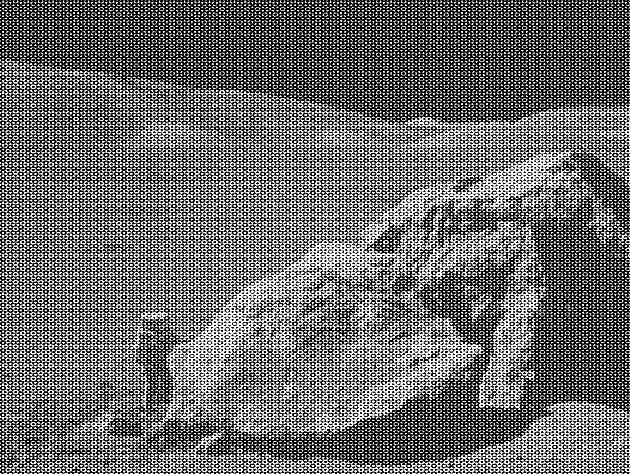
#> input picture moonlanding.png, 630 x 474 px
$ jupyter execute image_denoising.ipynb
#> lines starting #> are read from the running program, lines starting #| are printed output that depends on the picture
[cell 1]
import numpy as np
import matplotlib.pyplot as plt
import cv2

filename = 'moonlanding.png'

# im = cv2.imread(filename)
# noised_im = cv2.cvtColor(im, cv2.COLOR_BGR2GRAY)

im = plt.imread(filename)
#> im is the input picture: shape (474, 630) float32; min 0, max 1, mean 0.424
noised_im = im
# [18 lines of commented-out code are left out]

while True:
   cv2.imshow('Press ESC to quit', noised_im)
   k = cv2.waitKey(1)
#> (key Esc is pressed here)
   if k == 27:
      break
cv2.destroyAllWindows()

[cell 2]
from numpy.fft import fft, ifft, fftshift, ifftshift
from matplotlib.colors import LogNorm


(x, y) = noised_im.shape
#> x = 474; y = 630

def plot_spectrum(im_fft):
    # A logarithmic colormap
    plt.imshow(np.abs(im_fft), norm=LogNorm(vmin=5))
    plt.colorbar()

center_mask_x = np.hstack((np.array(range(1, int(0.5 * x - 0.1 * x))),
                 np.array(range(int(0.5 * x + 0.1 * x), x))))
#> center_mask_x = 378 values from 1 to 473
center_mask_y = np.hstack((np.array(range(1, int(0.5 * y - 0.1 * y))),
                 np.array(range(int(0.5 * y + 0.1 * y), y))))
#> center_mask_y = 503 values from 1 to 629

denoised_im = np.zeros_like(noised_im)

noised_im_fft = fft(noised_im[:,:], axis=0)
noised_im_fft2 = fft(noised_im_fft, axis=1)
noised_im_fft2 = fftshift(noised_im_fft2)
peaks = noised_im_fft2.copy()

# [6 lines of commented-out code are left out]

peaks[center_mask_x, :] = 0
peaks[:,center_mask_y] = 0

# peaks[np.abs(peaks) < 1000*np.abs(peaks.mean())] = 0

ipeaks = ifftshift(peaks)
peaks_fft = ifft(ipeaks, axis=1)
peaks_fft2 = ifft(peaks_fft, axis=0)
denoised_im[:,:] = peaks_fft2  # np.abs(peaks_fft2)
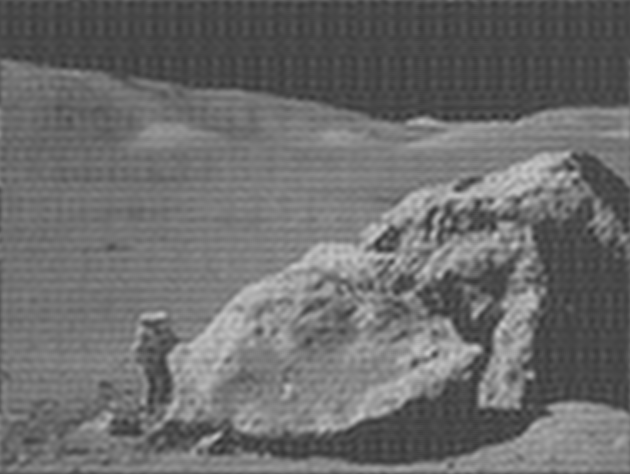
#> denoised_im: shape (474, 630) float32; min 0.182, max 0.792, mean 0.424

plt.figure()
plot_spectrum(noised_im_fft2)
plt.title('Fourier transform')

plt.figure()
plot_spectrum(peaks)
plt.title('Peaks')

plt.figure()
plt.imshow(im)
plt.title('Original Image')
plt.figure()
plt.imshow(denoised_im)
plt.title('Reconstructed Image')
plt.figure()
plt.imshow(noised_im)
plt.title('Noised Image')
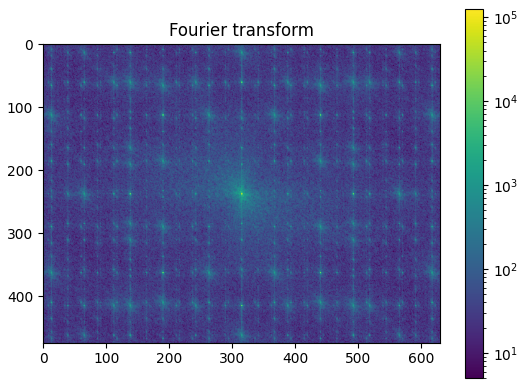
#> figure drawn by matplotlib, 2 panels
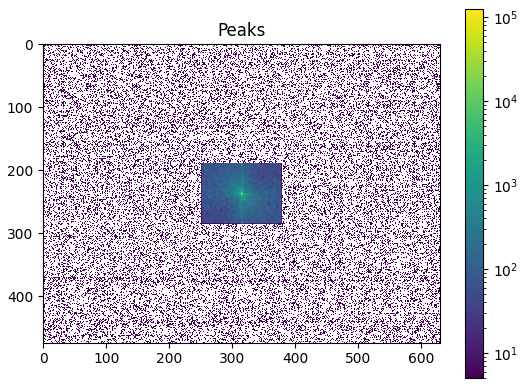
#> figure drawn by matplotlib, 2 panels

[cell 3]
while True:
   cv2.imshow('Press ESC to quit', denoised_im)
   k = cv2.waitKey(1)
#> (key Esc is pressed here)
   if k == 27:
      break
cv2.destroyAllWindows()

[cell 4]
from scipy import ndimage
im_blur = ndimage.gaussian_filter(noised_im, 2)

plt.figure()
plt.imshow(im_blur, plt.cm.gray)
plt.title('Blurred image')

plt.show()
